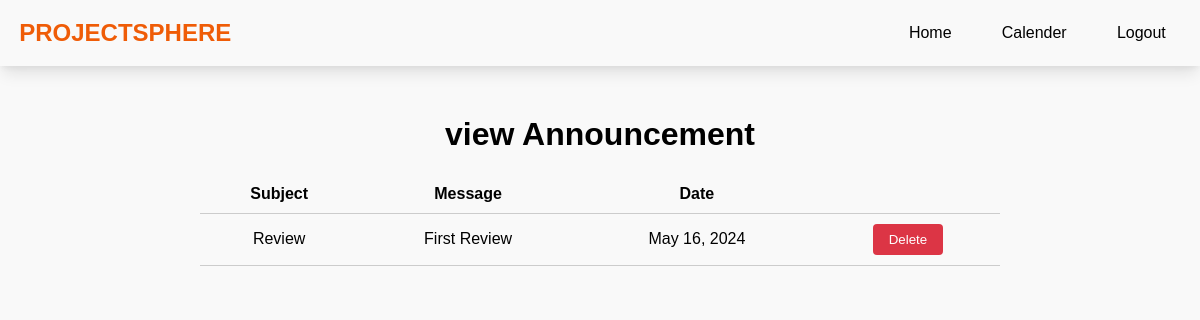
Screenshot of /view_announcement with the database file from the repository.
### app/models.py (models this page shows)
class ProjectAnnouncement(models.Model):
	user = models.ForeignKey(User, on_delete=models.CASCADE)
	co_ordinator = models.ForeignKey(Co_ordinatorReg, on_delete=models.CASCADE)
	subject = models.CharField(max_length=128)
	message = models.CharField(max_length=128)
	now_date = models.DateField(max_length=128,null=True)
	date = models.DateField(max_length=128,null=True)

### app/views.py (the view)
# urls.py: path('view_announcement',views.view_announcement,name='view_announcement'),
def view_announcement(request):
    val = ProjectAnnouncement.objects.all()
    dic = {
        'key':val
    }
    return render(request,'coordinator/view_announcement.html',dic)

### app/templates/coordinator/view_announcement.html (shortened to what this page needs)
{% load static %}
<!DOCTYPE html>
<html lang="en">
<head>
    <link rel="stylesheet" href="{% static 'css/home.css' %}">
</head>
<body>
    <nav class="navbar">
        <div class="logo">
            <a href="#">PROJECTSPHERE</a>
        </div>
        <ul class="nav-links">
            <li><a href="coordinator_home">Home</a></li>
            <li><a href="coordinator_calender">Calender</a></li>
            <li><a href="logout_view">Logout</a></li>
        </ul>
    </nav>
    <div class="container">
        <h1>view Announcement</h1>
        <table>
            <tr>
                <th>Subject</th>
                <th>Message</th>
                <th>Date</th>
                <th></th>
            </tr>
            {% for i in key %}
            <tr>
                <td>{{i.subject}}</td>
                <td>{{i.message}}</td>
                <td>{{i.date}}</td>
                <td><button class="btn-delete"><a href="{% url 'coordinator_delete_announcement' i.id %}">Delete</a></button></td>
            </tr>
            {% endfor %}
        </table>
    </div>
</body>
</html>

### app/static/css/home.css (style rules this page uses)
body { margin: 0; font-family: Arial, sans-serif; }
a { text-decoration: none; color: #fff; }
.navbar { display: flex; justify-content: space-between; align-items: center; color: black; padding: 1.2rem; box-shadow: rgba(0, 0, 0, 0.1) 0px 10px 15px -3px, rgba(0, 0, 0, 0.05) 0px 4px 6px -2px; }
.navbar .logo a { color: #ef5c07; text-decoration: none; font-size: 1.5rem; font-weight: bold; }
.nav-links { list-style-type: none; margin: 0; padding: 0; display: flex; gap: 2.2rem; }
.nav-links li { margin-right: 15px; }
.nav-links li a { color: black; text-decoration: none; transition: color 0.3s ease; }
body { margin: 0; font-family: Arial, sans-serif; background-color: #f9f9f9; }
body { margin: 0; font-family: 'Segoe UI', sans-serif; background-color: #f9f9f9; }
.container { max-width: 1200px; margin: 20px auto; padding: 0 20px; }

### app/templates/coordinator/view_announcement.html (style rules this page uses)
body { font-family: Arial, sans-serif; margin: 0; padding: 0; }
.container { max-width: 800px; margin: 50px auto; }
h1 { text-align: center; }
table { width: 100%; border-collapse: collapse; margin-top: 20px; }
th, td { padding: 10px; text-align: center; border-bottom: 1px solid #ccc; }
th { font-weight: bold; }
.btn-delete { background-color: #dc3545; color: #fff; border: none; padding: 8px 16px; border-radius: 4px; cursor: pointer; transition: background-color 0.3s ease; }

### rows the page displays
ProjectAnnouncement: subject "Review", message "First Review", date "May 16, 2024"
